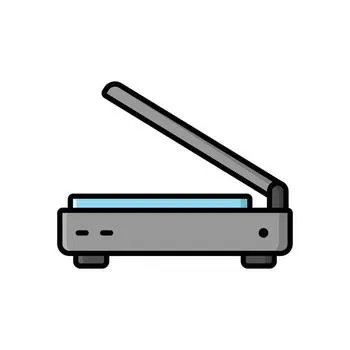
#> input picture scripts/icon-source.png, 350 x 350 px
$ python make_icon.py
#> lines starting #> are read from the running program, lines starting #| are printed output that depends on the picture
"""Turn the operator's scanner picture (scripts/icon-source.png) into the app icon.

Writes banana/web/static/icon.ico (16-256 px, used by the packaged exe and the native window) and
banana/web/static/icon.png (256 px, used by the web UI's favicon and brand mark). The source has a white
background; it becomes transparent so the icon sits cleanly on the taskbar, the desktop and the dark UI.

Run from the repo root: .venv\\Scripts\\python.exe scripts\\make_icon.py
"""

from __future__ import annotations

from pathlib import Path

from PIL import Image

ROOT = Path(__file__).resolve().parent.parent
SOURCE = ROOT / "scripts" / "icon-source.png"
STATIC = ROOT / "banana" / "web" / "static"
SIZES = [16, 24, 32, 48, 64, 128, 256]
PAD = 0.06  # of the icon's edge, around the drawing
WHITE_FROM = 232  # channels at or above this read as background; the ramp up to 255 keeps the outline's anti-aliasing


def _transparent_background(image: Image.Image) -> Image.Image:
    rgba = image.convert("RGBA")
    pixels = rgba.load()
    width, height = rgba.size
#> width = 350; height = 350
    ramp = 255 - WHITE_FROM
    for y in range(height):
        for x in range(width):
            r, g, b, a = pixels[x, y]
            lightest = min(r, g, b)
            if lightest >= WHITE_FROM:
                alpha = int(round((255 - lightest) / ramp * 255))
                pixels[x, y] = (r, g, b, min(a, alpha))
    return rgba


def _square_crop(image: Image.Image) -> Image.Image:
    box = image.getchannel("A").getbbox()
#> box = (54, 78, 304, 274)
    if box is None:
        raise SystemExit(f"{SOURCE} is blank after removing the background")
    left, top, right, bottom = box
#> left = 54; top = 78; right = 304; bottom = 274
    side = max(right - left, bottom - top)
#> side = 250
    side = int(side * (1 + 2 * PAD))
#> side = 280
    cx, cy = (left + right) / 2, (top + bottom) / 2
#> cx = 179; cy = 176
    canvas = Image.new("RGBA", (side, side), (0, 0, 0, 0))
#> canvas: PIL image 280x280 RGBA; every value is 0
    canvas.paste(image, (int(round(side / 2 - cx)), int(round(side / 2 - cy))), image)
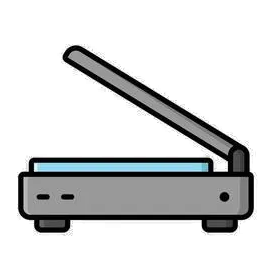
#> canvas: PIL image 280x280 RGBA; mean R, G, B, A 28.1, 29.3, 29.8, 65.9; transparent parts drawn white
    return canvas


def build() -> Image.Image:
    return _square_crop(_transparent_background(Image.open(SOURCE)))


def main() -> None:
    big = build()
    big.resize((256, 256), Image.LANCZOS).save(STATIC / "icon.png")
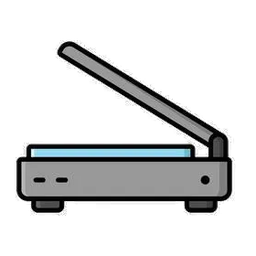
#> saved as icon.png: PIL image 256x256 RGBA; mean R, G, B, A 30.9, 32.2, 32.7, 65.8; transparent parts drawn white
    frames = [big.resize((n, n), Image.LANCZOS) for n in SIZES]
#> frames = 7 items
    frames[-1].save(STATIC / "icon.ico", format="ICO", sizes=[(n, n) for n in SIZES], append_images=frames[:-1])
    print("wrote", STATIC / "icon.ico", "and", STATIC / "icon.png")


if __name__ == "__main__":
    main()
